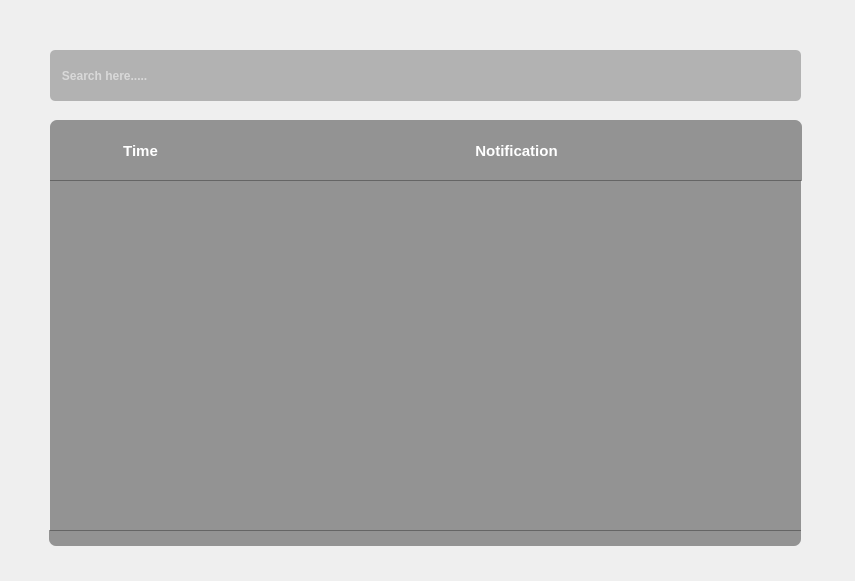
<?xml version="1.0" encoding="UTF-8"?>
<ui version="4.0">
 <class>Notification</class>
 <widget class="QDialog" name="Notification">
  <property name="geometry">
   <rect>
    <x>0</x>
    <y>0</y>
    <width>855</width>
    <height>581</height>
   </rect>
  </property>
  <property name="windowTitle">
   <string>Inbox</string>
  </property>
  <property name="windowIcon">
   <iconset resource="LIBPRO.qrc">
    <normaloff>:/icon/Resources/icon/LP icon.png</normaloff>:/icon/Resources/icon/LP icon.png</iconset>
  </property>
  <property name="styleSheet">
   <string notr="true">QTableWidget:item

{
color:white;
padding:5px;
margin:15px;
margin-left:0px;
font-size:12px;
font-weight:700;
font-family:&quot;Open Sans&quot;;
border:0px;
}
QTableWidget
{
alternate-background-color: rgba(255,255,255,0.1);
}
</string>
  </property>
  <widget class="QTableWidget" name="tableWidget">
   <property name="geometry">
    <rect>
     <x>50</x>
     <y>180</y>
     <width>751</width>
     <height>351</height>
    </rect>
   </property>
   <property name="font">
    <font>
     <family>Ubuntu Light</family>
     <pointsize>9</pointsize>
     <weight>3</weight>
     <italic>false</italic>
     <bold>false</bold>
    </font>
   </property>
   <property name="layoutDirection">
    <enum>Qt::LeftToRight</enum>
   </property>
   <property name="styleSheet">
    <string notr="true">background-color:rgba(55,55,55,0.5);
font: 25 9pt &quot;Ubuntu Light&quot;;
border-radius:0px;
gridline-color: rgba(55,55,55,0.5);
color:white;
border:0px;</string>
   </property>
  </widget>
  <widget class="QLineEdit" name="lineEdit">
   <property name="geometry">
    <rect>
     <x>50</x>
     <y>50</y>
     <width>751</width>
     <height>51</height>
    </rect>
   </property>
   <property name="styleSheet">
    <string notr="true">border-radius:5px;
background-color:rgba(55,55,55,0.33);
color:white;
font-weight:600;
font-family:&quot;Lato&quot;;
</string>
   </property>
   <property name="placeholderText">
    <string>   Search here.....</string>
   </property>
  </widget>
  <widget class="QPushButton" name="publicChat">
   <property name="geometry">
    <rect>
     <x>50</x>
     <y>120</y>
     <width>181</width>
     <height>61</height>
    </rect>
   </property>
   <property name="toolTip">
    <string>Public Chat</string>
   </property>
   <property name="whatsThis">
    <string>Add
</string>
   </property>
   <property name="styleSheet">
    <string notr="true">border: 0px;
border-radius:0;
border-top-left-radius:7px;
background-color:rgba(55,55,55,0.5);
color:white;
font-family:&quot;Open Sans&quot;;
font-weight:600;
font-size:15px;

</string>
   </property>
   <property name="text">
    <string>Time</string>
   </property>
   <property name="iconSize">
    <size>
     <width>50</width>
     <height>50</height>
    </size>
   </property>
  </widget>
  <widget class="QPushButton" name="publicChat_2">
   <property name="geometry">
    <rect>
     <x>231</x>
     <y>120</y>
     <width>571</width>
     <height>61</height>
    </rect>
   </property>
   <property name="toolTip">
    <string>Account statistic</string>
   </property>
   <property name="whatsThis">
    <string>Add
</string>
   </property>
   <property name="styleSheet">
    <string notr="true">border: none;
border-radius:0;
border-top-right-radius:7px;
background-color:rgba(55,55,55,0.5);
color:white;
font-family:&quot;Open Sans&quot;;
font-weight:600;
font-size:15px;
border-bottom:rgba(55,55,55,0.25);
</string>
   </property>
   <property name="text">
    <string notr="true">Notification</string>
   </property>
   <property name="iconSize">
    <size>
     <width>50</width>
     <height>50</height>
    </size>
   </property>
  </widget>
  <widget class="QPushButton" name="publicChat_3">
   <property name="geometry">
    <rect>
     <x>230</x>
     <y>530</y>
     <width>571</width>
     <height>16</height>
    </rect>
   </property>
   <property name="toolTip">
    <string>Account statistic</string>
   </property>
   <property name="whatsThis">
    <string>Add
</string>
   </property>
   <property name="styleSheet">
    <string notr="true">border: 0px;
border-radius:0;
border-bottom-right-radius:7px;
background-color:rgba(55,55,55,0.5);
color:white;
font-family:&quot;Open Sans&quot;;
font-weight:600;
font-size:15px;

</string>
   </property>
   <property name="text">
    <string notr="true"/>
   </property>
   <property name="iconSize">
    <size>
     <width>50</width>
     <height>50</height>
    </size>
   </property>
  </widget>
  <widget class="QPushButton" name="publicChat_4">
   <property name="geometry">
    <rect>
     <x>49</x>
     <y>530</y>
     <width>181</width>
     <height>16</height>
    </rect>
   </property>
   <property name="toolTip">
    <string>Public Chat</string>
   </property>
   <property name="whatsThis">
    <string>Add
</string>
   </property>
   <property name="styleSheet">
    <string notr="true">border: 0px;
border-radius:0;
border-bottom-left-radius:7px;
background-color:rgba(55,55,55,0.5);
color:white;
font-family:&quot;Open Sans&quot;;
font-weight:600;
font-size:15px;

</string>
   </property>
   <property name="text">
    <string/>
   </property>
   <property name="iconSize">
    <size>
     <width>50</width>
     <height>50</height>
    </size>
   </property>
  </widget>
 </widget>
 <resources>
  <include location="LIBPRO.qrc"/>
 </resources>
 <connections/>
</ui>
